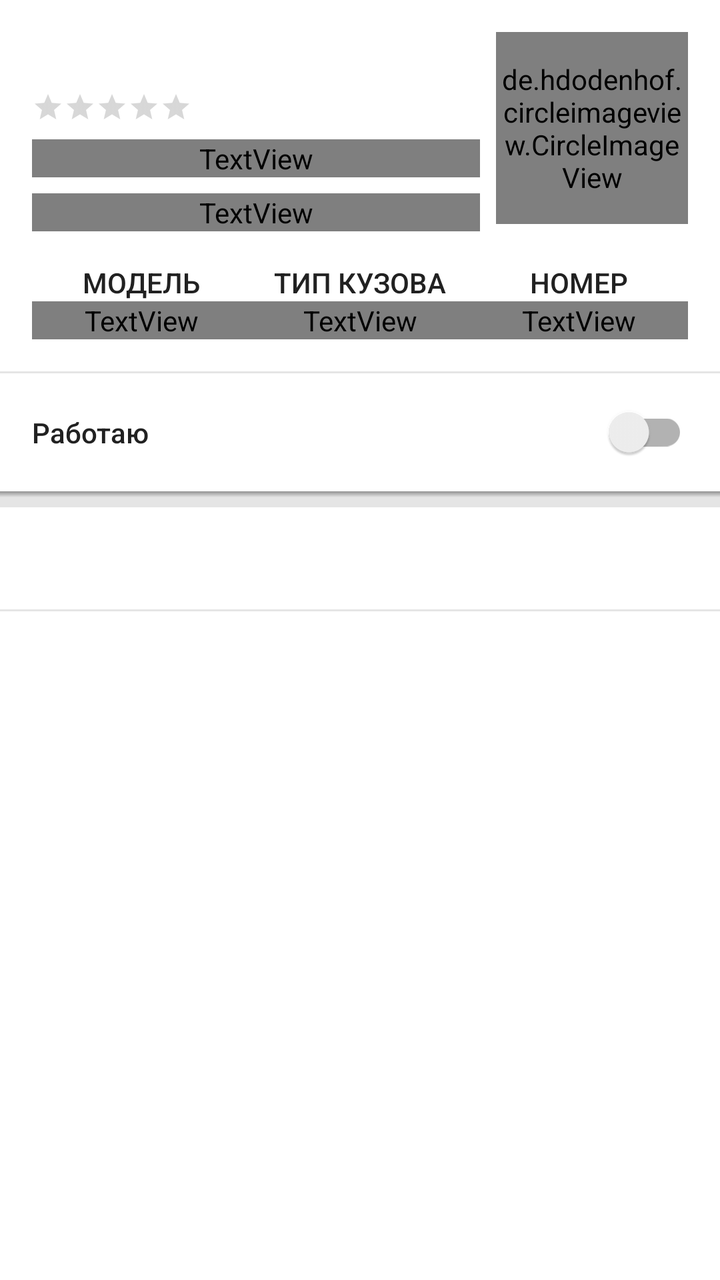
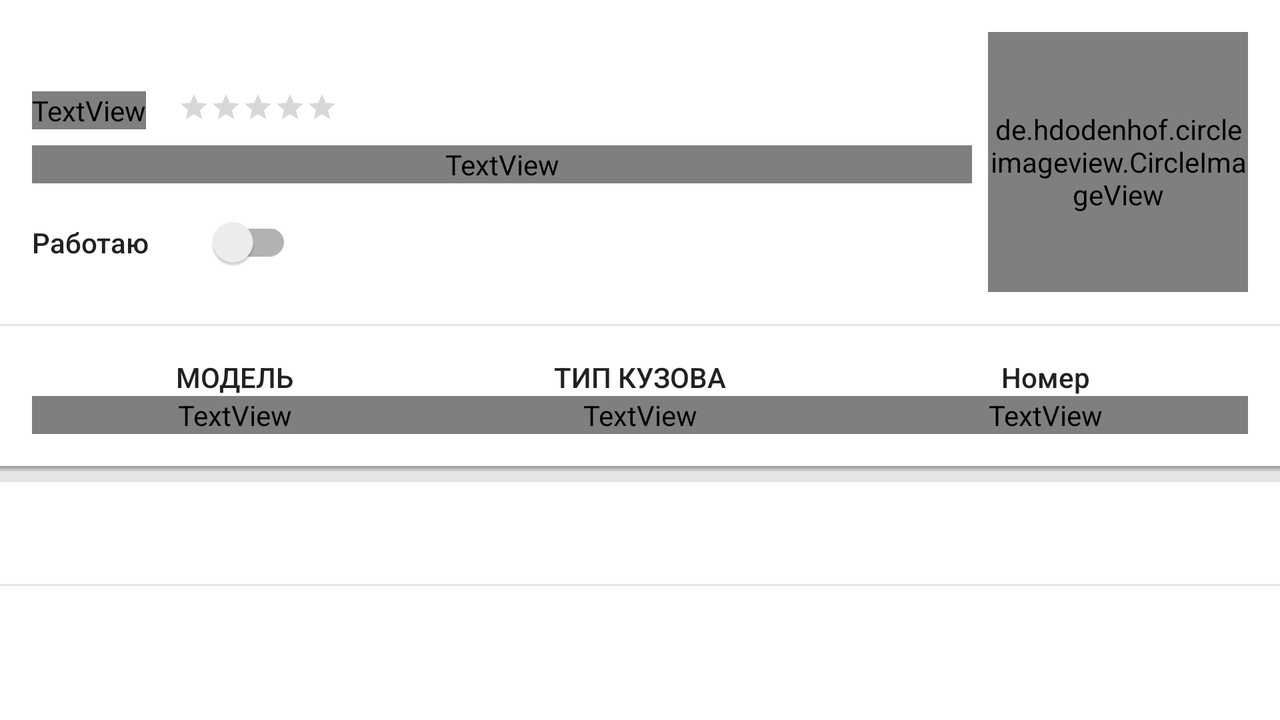

One screen, two layout resources from the same app: the default and the repository's alternative for another configuration. Each is rendered where Android would select it; the XML of both is given below.
<!-- AndroidManifest.xml: application theme SplashTheme -->
<!-- res/layout/fmt_home.xml -->
<?xml version="1.0" encoding="utf-8"?>
<ScrollView
    xmlns:android="http://schemas.android.com/apk/res/android"
    xmlns:app="http://schemas.android.com/apk/res-auto"
    xmlns:tools="http://schemas.android.com/tools"
    android:layout_width="match_parent"
    android:layout_height="match_parent"
    android:fillViewport="true">

    <android.support.constraint.ConstraintLayout
        android:layout_width="match_parent"
        android:layout_height="wrap_content"
        android:background="@color/white"
        tools:context="v_aniskin.com.trucktaxi.presentation.screens.main.activities.MainActivity">

        <de.hdodenhof.circleimageview.CircleImageView xmlns:app="http://schemas.android.com/apk/res-auto"
            android:id="@+id/fmt_home_iv_avatar"
            android:layout_width="96dp"
            android:layout_height="96dp"
            android:layout_marginEnd="@dimen/external_padding"
            android:layout_marginRight="@dimen/external_padding"
            android:layout_marginTop="@dimen/external_padding"
            app:civ_border_color="@color/doveGray"
            app:civ_border_width="1dp"
            app:layout_constraintRight_toRightOf="parent"
            app:layout_constraintTop_toTopOf="parent" />

        <TextView
            android:id="@+id/fmt_home_tv_name"
            style="@style/TitleText"
            android:layout_width="0dp"
            android:layout_height="wrap_content"
            android:layout_marginEnd="@dimen/internal_padding"
            android:layout_marginLeft="@dimen/external_padding"
            android:layout_marginRight="@dimen/internal_padding"
            android:layout_marginStart="@dimen/external_padding"
            android:layout_marginTop="@dimen/external_padding"
            app:layout_constraintLeft_toLeftOf="parent"
            app:layout_constraintRight_toLeftOf="@+id/fmt_home_iv_avatar"
            app:layout_constraintTop_toTopOf="parent" />

        <RatingBar
            android:id="@+id/fmt_home_rb_rate"
            style="?android:attr/ratingBarStyleSmall"
            android:layout_width="wrap_content"
            android:layout_height="wrap_content"
            android:layout_marginEnd="@dimen/internal_padding"
            android:layout_marginLeft="@dimen/external_padding"
            android:layout_marginRight="@dimen/internal_padding"
            android:layout_marginStart="@dimen/external_padding"
            android:layout_marginTop="@dimen/internal_padding"
            android:numStars="5"
            android:rating="0"
            android:stepSize="0.5"
            app:layout_constraintHorizontal_bias="0.0"
            app:layout_constraintLeft_toLeftOf="parent"
            app:layout_constraintRight_toLeftOf="@+id/fmt_home_iv_avatar"
            app:layout_constraintTop_toBottomOf="@+id/fmt_home_tv_name" />

        <TextView
            android:id="@+id/fmt_home_tv_rate"
            style="@style/Text"
            android:layout_width="0dp"
            android:layout_height="wrap_content"
            android:layout_marginEnd="@dimen/internal_padding"
            android:layout_marginLeft="@dimen/external_padding"
            android:layout_marginRight="@dimen/internal_padding"
            android:layout_marginStart="@dimen/external_padding"
            android:layout_marginTop="@dimen/internal_padding"
            app:layout_constraintLeft_toLeftOf="parent"
            app:layout_constraintRight_toLeftOf="@+id/fmt_home_iv_avatar"
            app:layout_constraintTop_toBottomOf="@+id/fmt_home_rb_rate" />

        <TextView
            android:id="@+id/fmt_home_tv_date_of_execution"
            style="@style/Text"
            android:layout_width="0dp"
            android:layout_height="wrap_content"
            android:layout_marginEnd="@dimen/internal_padding"
            android:layout_marginLeft="@dimen/external_padding"
            android:layout_marginRight="@dimen/internal_padding"
            android:layout_marginStart="@dimen/external_padding"
            android:layout_marginTop="@dimen/internal_padding"
            app:layout_constraintLeft_toLeftOf="parent"
            app:layout_constraintRight_toLeftOf="@+id/fmt_home_iv_avatar"
            app:layout_constraintTop_toBottomOf="@+id/fmt_home_tv_rate" />

        <LinearLayout
            android:id="@+id/fmt_home_ll_car_description_titles"
            android:layout_width="0dp"
            android:layout_height="wrap_content"
            android:layout_marginEnd="@dimen/external_padding"
            android:layout_marginLeft="@dimen/external_padding"
            android:layout_marginRight="@dimen/external_padding"
            android:layout_marginStart="@dimen/external_padding"
            android:layout_marginTop="@dimen/external_padding"
            android:orientation="horizontal"
            app:layout_constraintLeft_toLeftOf="parent"
            app:layout_constraintRight_toRightOf="parent"
            app:layout_constraintTop_toBottomOf="@+id/fmt_home_tv_date_of_execution">

            <TextView
                style="@style/BoldText"
                android:layout_width="match_parent"
                android:layout_height="wrap_content"
                android:layout_weight="0.3"
                android:gravity="center"
                android:text="@string/model"
                android:textAllCaps="true" />

            <TextView
                style="@style/BoldText"
                android:layout_width="match_parent"
                android:layout_height="wrap_content"
                android:layout_weight="0.3"
                android:gravity="center"
                android:text="@string/body_type"
                android:textAllCaps="true" />

            <TextView
                style="@style/BoldText"
                android:layout_width="match_parent"
                android:layout_height="wrap_content"
                android:layout_weight="0.3"
                android:gravity="center"
                android:text="@string/number"
                android:textAllCaps="true" />
        </LinearLayout>

        <LinearLayout
            android:id="@+id/fmt_home_ll_car_description"
            android:layout_width="0dp"
            android:layout_height="wrap_content"
            android:layout_marginEnd="@dimen/external_padding"
            android:layout_marginLeft="@dimen/external_padding"
            android:layout_marginRight="@dimen/external_padding"
            android:layout_marginStart="@dimen/external_padding"
            android:orientation="horizontal"
            app:layout_constraintLeft_toLeftOf="parent"
            app:layout_constraintRight_toRightOf="parent"
            app:layout_constraintTop_toBottomOf="@+id/fmt_home_ll_car_description_titles">

            <TextView
                android:id="@+id/fmt_home_tv_car_model"
                style="@style/Text"
                android:layout_width="match_parent"
                android:layout_height="wrap_content"
                android:layout_weight="0.3"
                android:gravity="center" />

            <TextView
                android:id="@+id/fmt_home_tv_car_type"
                style="@style/Text"
                android:layout_width="match_parent"
                android:layout_height="wrap_content"
                android:layout_weight="0.3"
                android:gravity="center" />

            <TextView
                android:id="@+id/fmt_home_tv_car_number"
                style="@style/Text"
                android:layout_width="match_parent"
                android:layout_height="wrap_content"
                android:layout_weight="0.3"
                android:gravity="center" />
        </LinearLayout>

        <View
            android:id="@+id/fmt_home_v_devider"
            android:layout_width="0dp"
            android:layout_height="1dp"
            android:layout_marginTop="@dimen/external_padding"
            android:background="@color/mercury"
            app:layout_constraintLeft_toLeftOf="parent"
            app:layout_constraintRight_toRightOf="parent"
            app:layout_constraintTop_toBottomOf="@+id/fmt_home_ll_car_description" />

        <android.support.v7.widget.SwitchCompat
            android:id="@+id/fmt_home_swt_on_work"
            style="@style/BoldText"
            android:layout_width="0dp"
            android:layout_height="wrap_content"
            android:layout_marginEnd="@dimen/external_padding"
            android:layout_marginLeft="@dimen/external_padding"
            android:layout_marginRight="@dimen/external_padding"
            android:layout_marginStart="@dimen/external_padding"
            android:layout_marginTop="@dimen/external_padding"
            android:checked="false"
            android:text="@string/working"
            app:layout_constraintLeft_toLeftOf="parent"
            app:layout_constraintRight_toRightOf="parent"
            app:layout_constraintTop_toBottomOf="@+id/fmt_home_v_devider" />

        <View
            android:id="@+id/fmt_home_v_shadow_two"
            android:layout_width="0dp"
            android:layout_height="3dp"
            android:layout_marginTop="@dimen/external_padding"
            android:background="@drawable/drop_shadow_gray"
            app:layout_constraintLeft_toLeftOf="parent"
            app:layout_constraintRight_toRightOf="parent"
            app:layout_constraintTop_toBottomOf="@+id/fmt_home_swt_on_work" />

        <View
            android:id="@+id/fmt_home_v_devider_two"
            android:layout_width="0dp"
            android:layout_height="5dp"
            android:background="@color/mercury"
            app:layout_constraintLeft_toLeftOf="parent"
            app:layout_constraintRight_toRightOf="parent"
            app:layout_constraintTop_toBottomOf="@+id/fmt_home_v_shadow_two" />

        <TextView
            android:id="@+id/fmt_home_tv_notification"
            style="@style/BoldText"
            android:layout_width="0dp"
            android:layout_height="wrap_content"
            android:layout_marginEnd="@dimen/external_padding"
            android:layout_marginLeft="@dimen/external_padding"
            android:layout_marginRight="@dimen/external_padding"
            android:layout_marginStart="@dimen/external_padding"
            android:layout_marginTop="@dimen/external_padding"
            app:layout_constraintLeft_toLeftOf="parent"
            app:layout_constraintRight_toRightOf="parent"
            app:layout_constraintTop_toBottomOf="@+id/fmt_home_v_devider_two" />

        <View
            android:id="@+id/fmt_home_v_devider_three"
            android:layout_width="0dp"
            android:layout_height="1dp"
            android:layout_marginTop="@dimen/external_padding"
            android:background="@color/mercury"
            app:layout_constraintLeft_toLeftOf="parent"
            app:layout_constraintRight_toRightOf="parent"
            app:layout_constraintTop_toBottomOf="@+id/fmt_home_tv_notification" />

        <LinearLayout
            android:id="@+id/fmt_home_ll_notifications"
            style="@style/BoldText"
            android:layout_width="0dp"
            android:layout_height="wrap_content"
            android:background="@color/mercury"
            android:checked="false"
            android:orientation="vertical"
            android:text="@string/working"
            app:layout_constraintLeft_toLeftOf="parent"
            app:layout_constraintRight_toRightOf="parent"
            app:layout_constraintBottom_toBottomOf="parent"
            app:layout_constraintTop_toBottomOf="@+id/fmt_home_v_devider_three" />
    </android.support.constraint.ConstraintLayout>
</ScrollView>
<!-- resources referenced by this layout -->
<resources>
  <color name="doveGray">#737373</color>
  <color name="mercury">#E5E5E5</color>
  <color name="white">#fff</color>
  <dimen name="external_padding">16dp</dimen>
  <dimen name="internal_padding">8dp</dimen>
  <!-- drawable drop_shadow_gray (drawable) -->
  <?xml version="1.0" encoding="utf-8"?>
  <shape xmlns:android="http://schemas.android.com/apk/res/android"
      android:shape="rectangle">
  
      <gradient android:startColor="@color/mercury"
          android:endColor="#88333333"
          android:angle="90"/>
  </shape>
  <string name="body_type">Тип кузова</string>
  <string name="model">Модель</string>
  <string name="number">Номер</string>
  <string name="working">Работаю</string>
  <style name="BoldText">
          <item name="android:textSize">14sp</item>
          <item name="android:fontFamily">sans-serif-medium</item>
          <item name="android:textColor">@color/mineShaft</item>
      </style>
  <style name="Text">
          <item name="android:textSize">14sp</item>
          <item name="android:fontFamily">sans-serif-regular</item>
          <item name="android:textColor">@color/mineShaft</item>
      </style>
  <style name="TitleText">
          <item name="android:textSize">16sp</item>
          <item name="android:fontFamily">sans-serif-medium</item>
          <item name="android:textColor">@color/mineShaft</item>
      </style>
  <!-- from res/values-v21/ -->
  <style name="SplashTheme" parent="Theme.AppCompat.Light.NoActionBar">
                  <item name="android:statusBarColor">@color/black</item>
                  <item name="android:windowBackground">@drawable/splash</item>
                  <item name="colorPrimary">@color/colorPrimary</item>
                  <item name="colorPrimaryDark">@color/colorPrimaryDark</item>
                  <item name="colorAccent">@color/colorAccent</item>
          </style>
  <color name="mineShaft">#212121</color>
  <color name="black">#000</color>
  <!-- drawable splash (drawable) -->
  <layer-list xmlns:android="http://schemas.android.com/apk/res/android">
  
      <item android:drawable="@color/white"/>
  
      <item android:scaleGravity="center">
          <bitmap
              android:gravity="center"
              android:tileMode="disabled"
              android:src="@drawable/ic_truck"/>
      </item>
  </layer-list>
  <color name="colorPrimary">@color/white</color>
  <color name="colorPrimaryDark">@color/white</color>
  <color name="colorAccent">#ffdb4d</color>
  <!-- drawable ic_truck: png bitmap (drawable-hdpi, 1030 bytes) -->
</resources>
<!-- res/layout-land/fmt_home.xml (the repository's variant of the layout above) -->
<!-- drawn on the phone turned sideways -->
<?xml version="1.0" encoding="utf-8"?>
<ScrollView
    xmlns:android="http://schemas.android.com/apk/res/android"
    xmlns:app="http://schemas.android.com/apk/res-auto"
    xmlns:tools="http://schemas.android.com/tools"
    android:layout_width="match_parent"
    android:orientation="vertical"
    android:layout_height="match_parent"
    android:fillViewport="true">

    <android.support.constraint.ConstraintLayout
        android:layout_width="match_parent"
        android:layout_height="wrap_content"
        android:background="@color/white"
        tools:context="v_aniskin.com.trucktaxi.presentation.screens.main.activities.MainActivity">

        <de.hdodenhof.circleimageview.CircleImageView
            xmlns:app="http://schemas.android.com/apk/res-auto"
            android:id="@+id/fmt_home_iv_avatar"
            android:layout_width="130dp"
            android:layout_height="130dp"
            android:layout_marginEnd="@dimen/external_padding"
            android:layout_marginRight="@dimen/external_padding"
            android:layout_marginTop="@dimen/external_padding"
            app:civ_border_color="@color/doveGray"
            app:civ_border_width="1dp"
            app:layout_constraintRight_toRightOf="parent"
            app:layout_constraintTop_toTopOf="parent" />

        <TextView
            android:id="@+id/fmt_home_tv_name"
            style="@style/TitleText"
            android:layout_width="0dp"
            android:layout_height="wrap_content"
            android:layout_marginEnd="@dimen/internal_padding"
            android:layout_marginLeft="@dimen/external_padding"
            android:layout_marginRight="@dimen/internal_padding"
            android:layout_marginStart="@dimen/external_padding"
            android:layout_marginTop="@dimen/external_padding"
            app:layout_constraintLeft_toLeftOf="parent"
            app:layout_constraintRight_toLeftOf="@+id/fmt_home_iv_avatar"
            app:layout_constraintTop_toTopOf="parent" />

        <TextView
            android:id="@+id/fmt_home_tv_rate"
            style="@style/Text"
            android:layout_width="wrap_content"
            android:layout_height="wrap_content"
            android:layout_marginEnd="@dimen/internal_padding"
            android:layout_marginLeft="@dimen/external_padding"
            android:layout_marginRight="@dimen/internal_padding"
            android:layout_marginStart="@dimen/external_padding"
            android:layout_marginTop="@dimen/internal_padding"
            app:layout_constraintHorizontal_bias="0.0"
            app:layout_constraintLeft_toLeftOf="parent"
            app:layout_constraintRight_toLeftOf="@+id/fmt_home_iv_avatar"
            app:layout_constraintTop_toBottomOf="@+id/fmt_home_tv_name" />

        <RatingBar
            android:id="@+id/fmt_home_rb_rate"
            style="?android:attr/ratingBarStyleSmall"
            android:layout_width="wrap_content"
            android:layout_height="wrap_content"
            android:layout_marginEnd="@dimen/internal_padding"
            android:layout_marginLeft="@dimen/external_padding"
            android:layout_marginRight="@dimen/internal_padding"
            android:layout_marginStart="@dimen/external_padding"
            android:layout_marginTop="@dimen/internal_padding"
            android:numStars="5"
            android:rating="0"
            android:stepSize="0.5"
            app:layout_constraintHorizontal_bias="0.0"
            app:layout_constraintLeft_toRightOf="@+id/fmt_home_tv_rate"
            app:layout_constraintRight_toLeftOf="@+id/fmt_home_iv_avatar"
            app:layout_constraintTop_toBottomOf="@+id/fmt_home_tv_name"/>

        <TextView
            android:id="@+id/fmt_home_tv_date_of_execution"
            style="@style/Text"
            android:layout_width="0dp"
            android:layout_height="wrap_content"
            android:layout_marginEnd="@dimen/internal_padding"
            android:layout_marginLeft="@dimen/external_padding"
            android:layout_marginRight="@dimen/internal_padding"
            android:layout_marginStart="@dimen/external_padding"
            android:layout_marginTop="@dimen/internal_padding"
            app:layout_constraintLeft_toLeftOf="parent"
            app:layout_constraintRight_toLeftOf="@+id/fmt_home_iv_avatar"
            app:layout_constraintTop_toBottomOf="@+id/fmt_home_tv_rate" />

        <android.support.v7.widget.SwitchCompat
            android:id="@+id/fmt_home_swt_on_work"
            style="@style/BoldText"
            android:layout_width="wrap_content"
            android:minWidth="130dp"
            android:layout_height="wrap_content"
            android:layout_marginEnd="@dimen/external_padding"
            android:layout_marginLeft="@dimen/external_padding"
            android:layout_marginRight="@dimen/external_padding"
            android:layout_marginStart="@dimen/external_padding"
            android:layout_marginTop="@dimen/external_padding"
            android:checked="false"
            android:text="@string/working"
            app:layout_constraintLeft_toLeftOf="parent"
            app:layout_constraintRight_toLeftOf="@+id/fmt_home_iv_avatar"
            app:layout_constraintTop_toBottomOf="@+id/fmt_home_tv_date_of_execution"
            app:layout_constraintHorizontal_bias="0.0" />

        <View
            android:id="@+id/fmt_home_v_devider"
            android:layout_width="0dp"
            android:layout_height="1dp"
            android:layout_marginTop="@dimen/external_padding"
            android:background="@color/mercury"
            app:layout_constraintLeft_toLeftOf="parent"
            app:layout_constraintRight_toRightOf="parent"
            app:layout_constraintTop_toBottomOf="@+id/fmt_home_iv_avatar" />

        <LinearLayout
            android:id="@+id/fmt_home_ll_car_description_titles"
            android:layout_width="0dp"
            android:layout_height="wrap_content"
            android:layout_marginEnd="@dimen/external_padding"
            android:layout_marginLeft="@dimen/external_padding"
            android:layout_marginRight="@dimen/external_padding"
            android:layout_marginStart="@dimen/external_padding"
            android:layout_marginTop="@dimen/external_padding"
            android:orientation="horizontal"
            app:layout_constraintLeft_toLeftOf="parent"
            app:layout_constraintRight_toRightOf="parent"
            app:layout_constraintTop_toBottomOf="@+id/fmt_home_v_devider">

            <TextView
                style="@style/BoldText"
                android:layout_width="match_parent"
                android:layout_height="wrap_content"
                android:layout_weight="0.3"
                android:gravity="center"
                android:text="@string/model"
                android:textAllCaps="true" />

            <TextView
                style="@style/BoldText"
                android:layout_width="match_parent"
                android:layout_height="wrap_content"
                android:layout_weight="0.3"
                android:gravity="center"
                android:text="@string/body_type"
                android:textAllCaps="true" />

            <TextView
                style="@style/BoldText"
                android:layout_width="match_parent"
                android:layout_height="wrap_content"
                android:layout_weight="0.3"
                android:gravity="center"
                android:text="@string/number"/>
        </LinearLayout>

        <LinearLayout
            android:id="@+id/fmt_home_ll_car_description"
            android:layout_width="0dp"
            android:layout_height="wrap_content"
            android:layout_marginEnd="@dimen/external_padding"
            android:layout_marginLeft="@dimen/external_padding"
            android:layout_marginRight="@dimen/external_padding"
            android:layout_marginStart="@dimen/external_padding"
            android:orientation="horizontal"
            app:layout_constraintLeft_toLeftOf="parent"
            app:layout_constraintRight_toRightOf="parent"
            app:layout_constraintTop_toBottomOf="@+id/fmt_home_ll_car_description_titles">

            <TextView
                android:id="@+id/fmt_home_tv_car_model"
                style="@style/Text"
                android:layout_width="match_parent"
                android:layout_height="wrap_content"
                android:layout_weight="0.3"
                android:gravity="center" />

            <TextView
                android:id="@+id/fmt_home_tv_car_type"
                style="@style/Text"
                android:layout_width="match_parent"
                android:layout_height="wrap_content"
                android:layout_weight="0.3"
                android:gravity="center" />

            <TextView
                android:id="@+id/fmt_home_tv_car_number"
                style="@style/Text"
                android:layout_width="match_parent"
                android:layout_height="wrap_content"
                android:layout_weight="0.3"
                android:gravity="center" />
        </LinearLayout>

        <View
            android:id="@+id/fmt_home_v_shadow_two"
            android:layout_width="0dp"
            android:layout_height="3dp"
            android:layout_marginTop="@dimen/external_padding"
            android:background="@drawable/drop_shadow_gray"
            app:layout_constraintLeft_toLeftOf="parent"
            app:layout_constraintRight_toRightOf="parent"
            app:layout_constraintTop_toBottomOf="@+id/fmt_home_ll_car_description" />

        <View
            android:id="@+id/fmt_home_v_devider_two"
            android:layout_width="0dp"
            android:layout_height="5dp"
            android:background="@color/mercury"
            app:layout_constraintLeft_toLeftOf="parent"
            app:layout_constraintRight_toRightOf="parent"
            app:layout_constraintTop_toBottomOf="@+id/fmt_home_v_shadow_two" />

        <TextView
            android:id="@+id/fmt_home_tv_notification"
            style="@style/BoldText"
            android:layout_width="0dp"
            android:layout_height="wrap_content"
            android:layout_marginEnd="@dimen/external_padding"
            android:layout_marginLeft="@dimen/external_padding"
            android:layout_marginRight="@dimen/external_padding"
            android:layout_marginStart="@dimen/external_padding"
            android:layout_marginTop="@dimen/external_padding"
            app:layout_constraintLeft_toLeftOf="parent"
            app:layout_constraintRight_toRightOf="parent"
            app:layout_constraintTop_toBottomOf="@+id/fmt_home_v_devider_two" />

        <View
            android:id="@+id/fmt_home_v_devider_three"
            android:layout_width="0dp"
            android:layout_height="1dp"
            android:layout_marginTop="@dimen/external_padding"
            android:background="@color/mercury"
            app:layout_constraintLeft_toLeftOf="parent"
            app:layout_constraintRight_toRightOf="parent"
            app:layout_constraintTop_toBottomOf="@+id/fmt_home_tv_notification" />

        <LinearLayout
            android:id="@+id/fmt_home_ll_notifications"
            style="@style/BoldText"
            android:layout_width="0dp"
            android:layout_height="wrap_content"
            android:background="@color/mercury"
            android:checked="false"
            android:orientation="vertical"
            android:text="@string/working"
            app:layout_constraintLeft_toLeftOf="parent"
            app:layout_constraintRight_toRightOf="parent"
            app:layout_constraintBottom_toBottomOf="parent"
            app:layout_constraintTop_toBottomOf="@+id/fmt_home_v_devider_three" />
    </android.support.constraint.ConstraintLayout>
</ScrollView>
